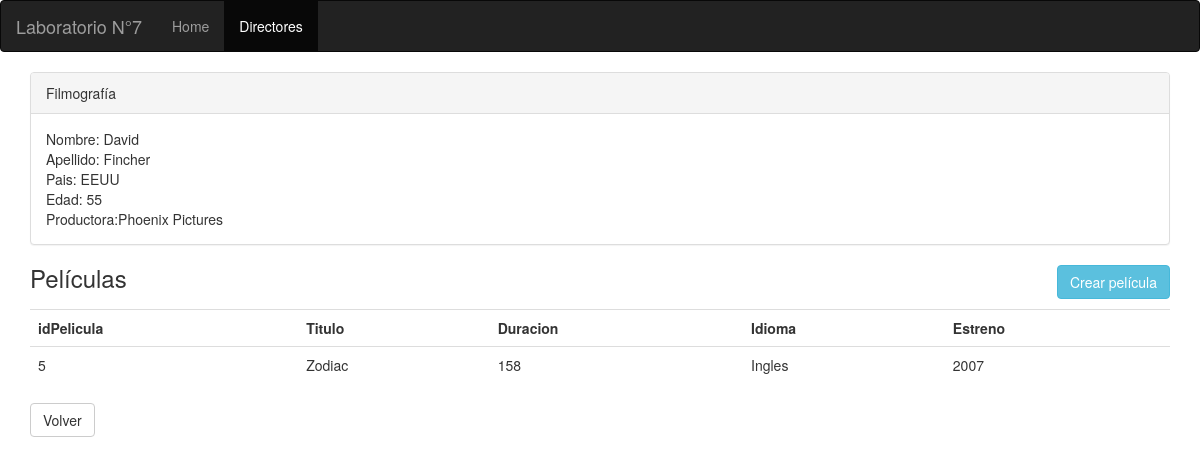
/verPeliculas.php?p1=3, run on the app's committed database.
### tables this page shows
CREATE TABLE `director` (
  `idDirector` int(11) NOT NULL,
  `nombre` varchar(45) NOT NULL,
  `apellido` varchar(45) NOT NULL,
  `pais` varchar(45) DEFAULT NULL,
  `edad` int(11) NOT NULL,
  `productora` varchar(45) NOT NULL
);

CREATE TABLE `pelicula` (
  `idPelicula` int(11) NOT NULL,
  `titulo` varchar(45) NOT NULL,
  `duracion` int(11) NOT NULL,
  `idioma` varchar(45) NOT NULL,
  `estreno` int(11) NOT NULL,
  `Director_idDirector` int(11) NOT NULL
);

### baseDeDatos.php (the view, shortened to what this page needs)
<?php
	class BD
	{
		private $conn, $result;
  		function conectar(){
  			$hn = 'localhost';
  			$db = 'bddirectores';
  			$un = 'root';
  			$pw = '';
  			$this->conn = mysqli_connect($hn, $un, $pw, $db);
  		}
			function verPeliculas(){
				$id = $_GET["p1"];
				$query  = "SELECT * FROM director WHERE idDirector='$id'";
				$this->result = $this->conn->query($query);
				$director_temp = $this->result->fetch_array(MYSQLI_ASSOC);
				echo '<div class="panel panel-default">
								<div class="panel-heading">Filmografía</div>
								<div class="panel-body">Nombre: '.$director_temp['nombre'].'<br>Apellido: '.$director_temp['apellido'].'<br>Pais: '.$director_temp['pais'].'<br>Edad: '.$director_temp['edad'].'<br>Productora:'.$director_temp['productora'].'</div>
							</div>';
				$query_temp = "SELECT * FROM pelicula";
				$this->result = $this->conn->query($query_temp);
				$rows = $this->result->num_rows;
				echo '<a href="crearPelicula.php?p1='.$id.'" class="btn btn-info" style="margin-bottom: 10px;float: right;" role="button">Crear película</a>';
				echo'	<h3>Películas</h3>
								<table class="table">
								<tr>
									<th>idPelicula</th>
									<th>Titulo</th>
									<th>Duracion</th>
									<th>Idioma</th>
									<th>Estreno</th>
								</tr>';
					for ($j = 0 ; $j < $rows ; ++$j){
						$this->result->data_seek($j);
						$row = $this->result->fetch_array(MYSQLI_ASSOC);
						if($row['Director_idDirector'] == $id){
							echo '<tr><td>' . $row['idPelicula'] . '</td>';
							echo '<td>' . $row['titulo'] . '</td>';
							echo '<td>' . $row['duracion'] . '</td>';
							echo '<td>' . $row['idioma'] . '</td>';
							echo '<td>' . $row['estreno'] . '</td></tr>';
						}
					}
					echo '</table>';
					echo '<a href="directores.php" class="btn btn-default" role="button">Volver</a>';
			}
	}
?>

### data on the page
director: nombre "David", apellido "Fincher", pais "EEUU", edad "55", productora "Phoenix Pictures"
pelicula: idPelicula "5", titulo "Zodiac", duracion "158", idioma "Ingles", estreno "2007"
